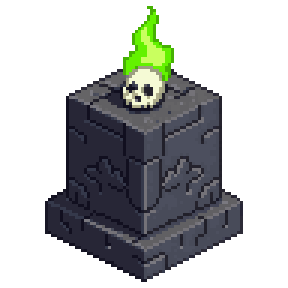
#> input picture assets/wip/orc2/props/altar.png, 96 x 96 px, given in place of gate_front.png, which was not available (shown 3 times larger)
$ python keep.py
#> lines starting #> are read from the running program, lines starting #| are printed output that depends on the picture
# The second pass's props, chosen from props/ (PixelLab create_map_object; ids.txt), made ready for the strip that
# ../orc/build.py packs: trimmed, the chest and the war table halved (they came out the size of a bed), the cabin's
# bright green roof toned down to moss.
#   python3 assets/wip/orc2/keep.py
import os
from collections import Counter
from PIL import Image
here = os.path.dirname(os.path.abspath(__file__))
KEEP = {'gate': 'gate_front', 'throne': 'throne', 'longhut': 'longhut', 'cabin': 'cabin', 'cage': 'cage2',
        'gibbet': 'gibbet', 'feast': 'feast', 'bed': 'bed3', 'chest': 'chest', 'maptable': 'maptable', 'rack': 'rack2',
        'bench': 'bench', 'altar': 'altar', 'barrels': 'barrels2'}
HALF = {'chest', 'maptable'}

def half(im):
    # each 2x2 block to its commonest opaque colour (clear if most of it is clear)
    out = Image.new('RGBA', (im.width // 2, im.height // 2)); p, o = im.load(), out.load()
    for y in range(out.height):
        for x in range(out.width):
            q = [p[2 * x + i, 2 * y + j] for i in (0, 1) for j in (0, 1)]
            op = [c for c in q if c[3] > 128]
            o[x, y] = Counter(op).most_common(1)[0][0] if len(op) >= 2 else (0, 0, 0, 0)
    return out

def moss(im):
    p = im.load()
    for y in range(im.height):
        for x in range(im.width):
            r, g, b, a = p[x, y]
            if a and g > r + 18 and g > b + 18:
                m = (r + g + b) / 3
                p[x, y] = tuple(int((m + (c - m) * 0.45) * 0.62) for c in (r, g, b)) + (a,)
    return im

os.makedirs(here + '/keep', exist_ok=True)
for name, src in KEEP.items():
    im = Image.open(f'{here}/props/{src}.png').convert('RGBA')
#> im is the input picture: PIL image 96x96 RGBA; mean R, G, B, A 26.5, 29, 28.7, 99.3
    im = im.crop(im.getbbox())
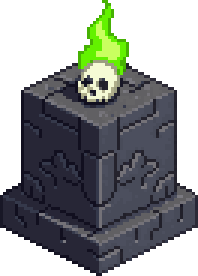
#> im: PIL image 66x92 RGBA (shown 3 times larger); mean R, G, B, A 40.2, 44.1, 43.5, 150.7; transparent parts drawn white
    if name in HALF: im = half(im); im = im.crop(im.getbbox())
    if name == 'cabin': im = moss(im)
    im.save(f'{here}/keep/{name}.png')
    print(name, im.size)
#| gate (66, 92)
#> pass 2 of the loop `for name, src in KEEP.items():`:
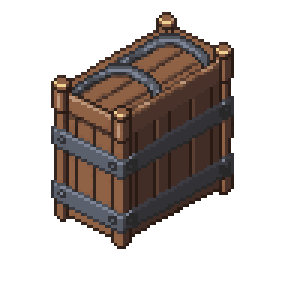
#> input picture assets/wip/orc2/props/barrels.png, 96 x 96 px, given in place of throne.png, which was not available (shown 3 times larger)
#> im is the input picture: PIL image 96x96 RGBA; mean R, G, B, A 32.1, 24.8, 21.6, 95.9
#> `im = im.crop(im.getbbox())`:
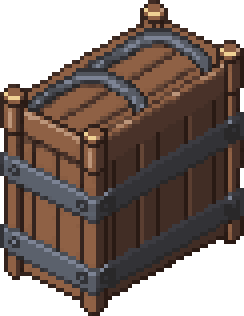
#> im: PIL image 61x79 RGBA (shown 4 times larger); mean R, G, B, A 61.4, 47.5, 41.4, 183.4; transparent parts drawn white
#| throne (61, 79)
#> (the run stopped early here; a loop or call above may not have finished)
